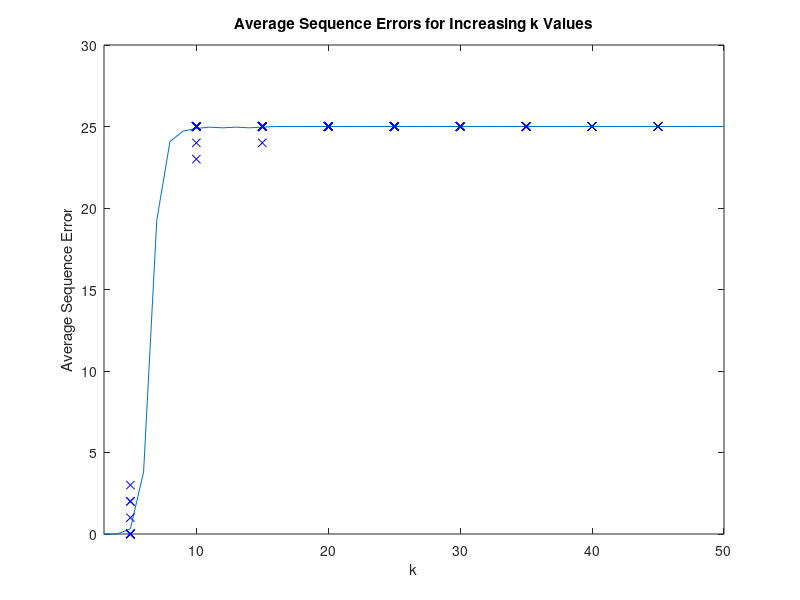

The MATLAB script that drew this image:
% dennis mcilhany BME 502 Project 2 task 3

clc; clear all;

sequenceE=zeros(50,25)
for k=1:50;
    N=50;
    f=0.5;
    n=N*f;
    for run=1:25;
        input=zeros(N,1);
        temporary=randperm(N);
        input(temporary(1:n))=1;
        T=zeros(k,N);
        T(1,:)=input;
        W=zeros(N);
        for i=2:k;
            input=zeros(N,1);
            temporary=randperm(N);
            input(temporary(1:n))=1;
            T(i,:)=input;
            W=W+T(i-1,:)'*T(i,:);
        end
        for p=1:N;
            for l=1:N;
                if W(p,l)>=1;
                    W(p,l)=1;
                end
            end
        end
        R=zeros(k,N);
        R(1,:)=T(1,:);
        for z=1:k-1;
            newinput=R(z,:)*W;
            R(z+1,:)=newinput;
            for m=1:N;
                if R(z+1,m)>=n;
                    R(z+1,m)=1;
                else
                    R(z+1,m)=0;
                end
            end
        end
        for b=1:N;
            if R(k,b)~=T(k,b);
                sequenceE(k,run)=sequenceE(k,run)+1;
            end
        end
        avgerror(k)=mean(sequenceE(k,:));
    end
end
capacity=1;
while avgerror(capacity)==0;
    capacity=capacity+1;
end
capacity
K=1:k;
plot(K,avgerror,5,sequenceE(5,:),'xb',10,sequenceE(10,:),'xb',15,sequenceE(15,:),'xb',20,sequenceE(20,:),'xb',25,sequenceE(25,:),'xb',30,sequenceE(30,:),'xb',35,sequenceE(35,:),'xb',40,sequenceE(40,:),'xb',45,sequenceE(45,:),'xb');
title('Average Sequence Errors for Increasing k Values')
xlabel('k')
ylabel('Average Sequence Error')
axis([3 50 0 30]);